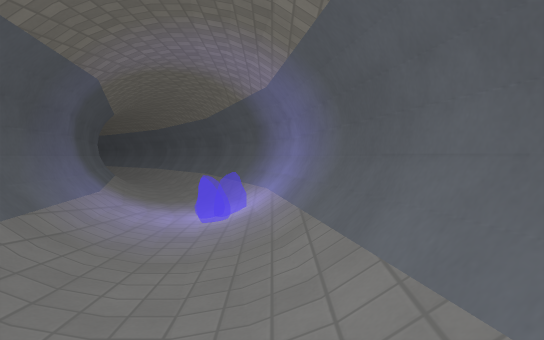
view 1 (above)

18 first-person views from a walk through a Godot game level. The camera is 1.24 m above the floor, tilts 2° down and sees 70° across. The floor is counted in squares, 1.8 m on a side. Each view is taken from the middle of a square. On the plan, view 1 faces up. The plan holds only what a view shows up to about 11 squares ahead; the rest is blank. The place goes on beyond the plan. Some surface patterns are stand-ins.

view 2
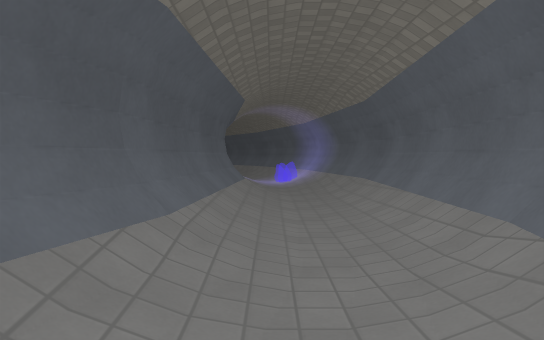

view 3
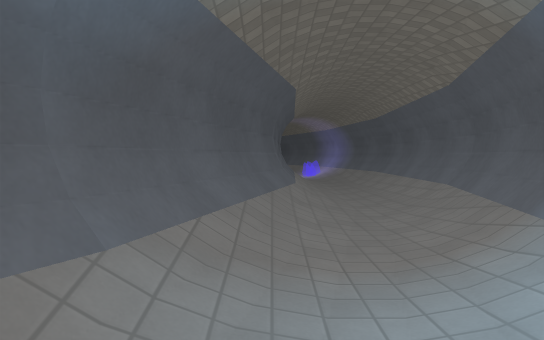

view 4
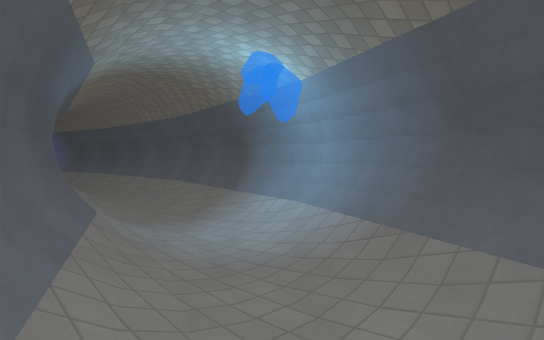

view 5
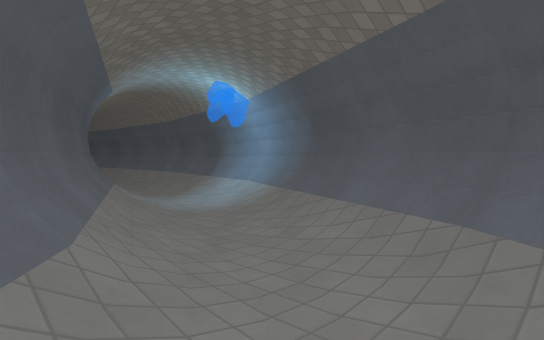

view 6
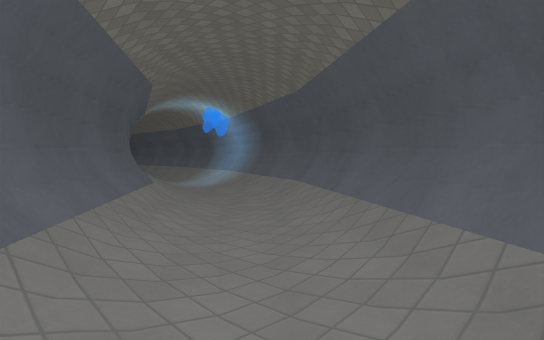

view 7
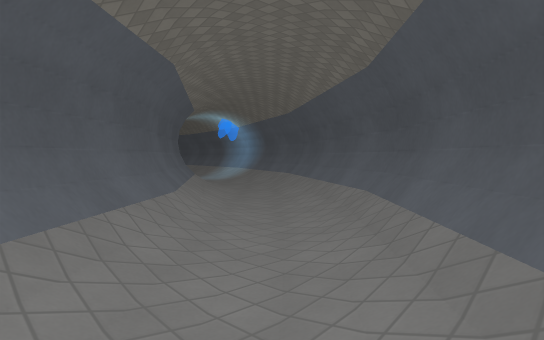

view 8
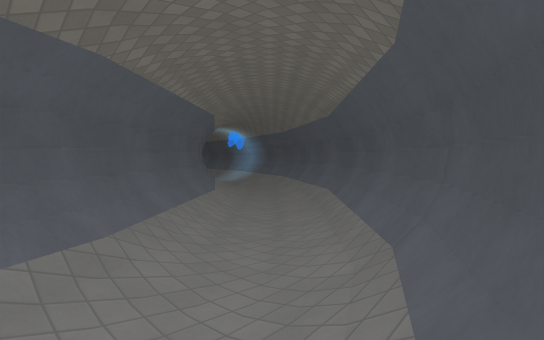

view 9
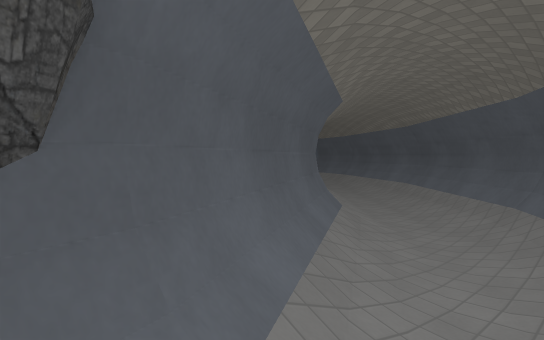

view 10
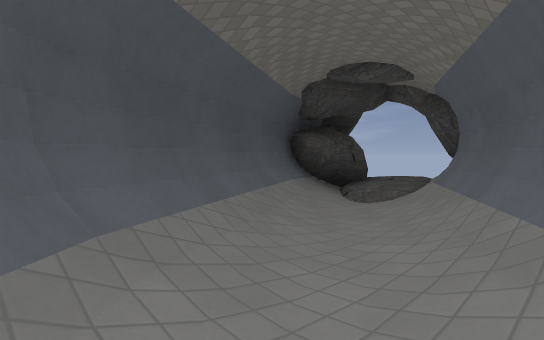

view 11
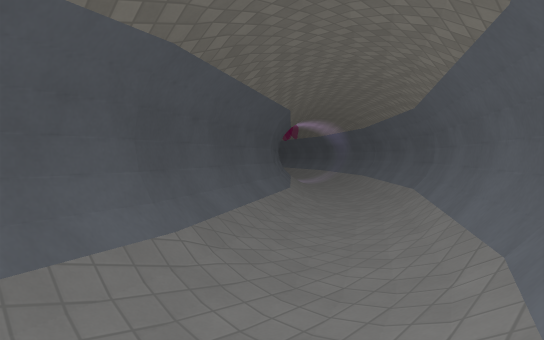

view 12
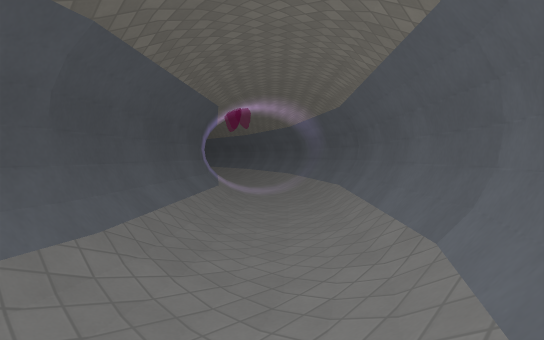

view 13
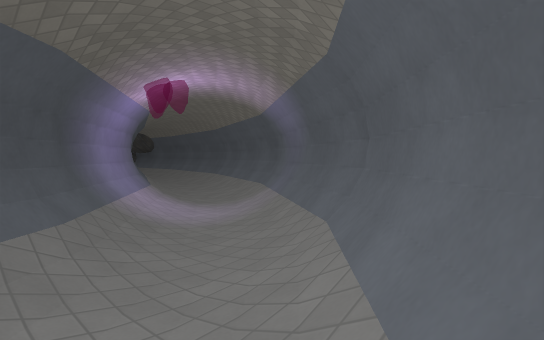

view 14
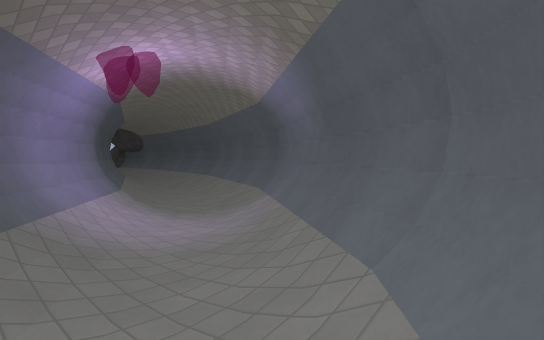

view 15
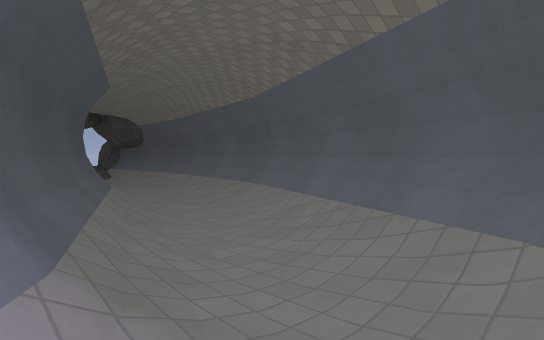

view 16
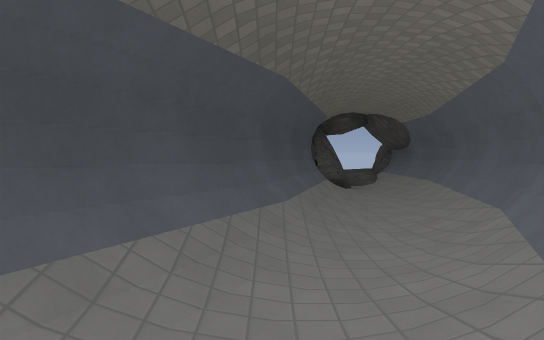

view 17
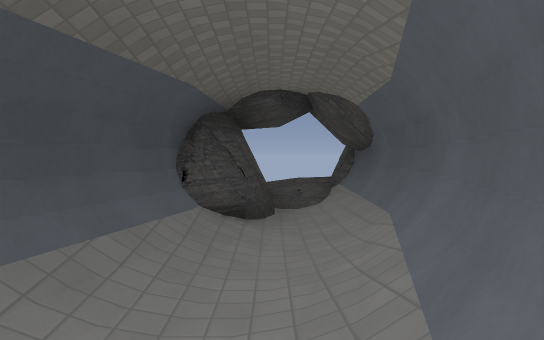

view 18
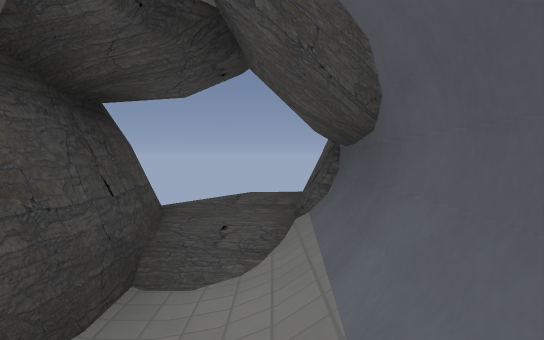

### Floor plan
Key: @ floor where view 1 was taken; # wall or solid block; . main floor; : floor 0.25 m higher than the main floor; + floor 0.5 m higher than the main floor; / step, stairs or slope; R rock.
Columns run from 25 left of view 1 to 1 right of it. Each row starts with its distance up from view 1.
 23 ########
 22 /+:////#####
 21 /+###/...//###
 20  #######/.../###
 19        ####/../##
 18           ###/..###
 17             ###/./##
 16               ##/./##
 15                ##/./##
 14                 ##/./##
 13                  ##/./#
 12                   ##/.##
 11                    ##./#
 10                     #/.##
  9                     ##./#
  8                      #/.##
  7                      ##./#
  6                       #/.#
  5                       #/.#
  4                       ##.##
  3                        #./#
  2                        #./#
  1                        #..#
  0                        #.@#
 -1                        #..#
 -2                        #./#
 -3                        #./#
 -4                        #./#
 -5                       ##.##
 -6                       #/.#
 -7                       #//#
 -8                      ##.:#
 -9                      #/.##
-10                     ##./#
-11                     #/.##
-12                    ##./#
-13                   ##./##
-14                  ##/.##
-15                 ##/./#
-16                ##/./##
-17              ###/./##
-18             ##/../##
-19           ###/./###
-20           #+../##
-21           RRR###
-22           RR##

Where each view was taken, in squares from view 1:
view 1: 0 up, 0 right, facing up
view 2: 6 down, 1 left, facing up
view 3: 9 down, 2 left, facing up
view 4: 11 down, 4 left, facing up-right
view 5: 13 down, 5 left, facing up-right
view 6: 16 down, 7 left, facing up-right
view 7: 18 down, 9 left, facing up-right
view 8: 20 down, 11 left, facing up-right
view 9: 20 down, 14 left, facing up-right
view 10: 17 down, 8 left, facing down-left
view 11: 7 up, 1 left, facing up-left
view 12: 11 up, 3 left, facing up-left
view 13: 14 up, 5 left, facing up-left
view 14: 15 up, 6 left, facing up-left
view 15: 17 up, 10 left, facing up-left
view 16: 19 up, 11 left, facing left
view 17: 21 up, 15 left, facing left
view 18: 22 up, 19 left, facing left
